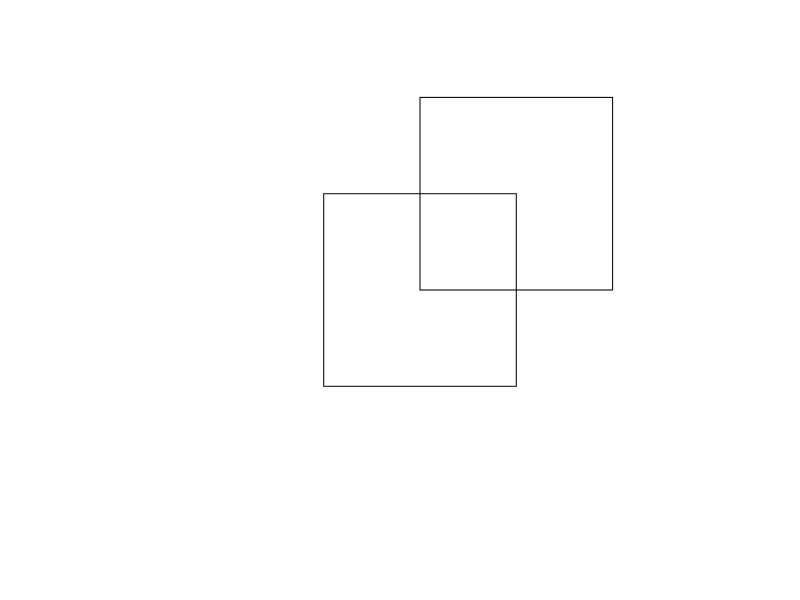
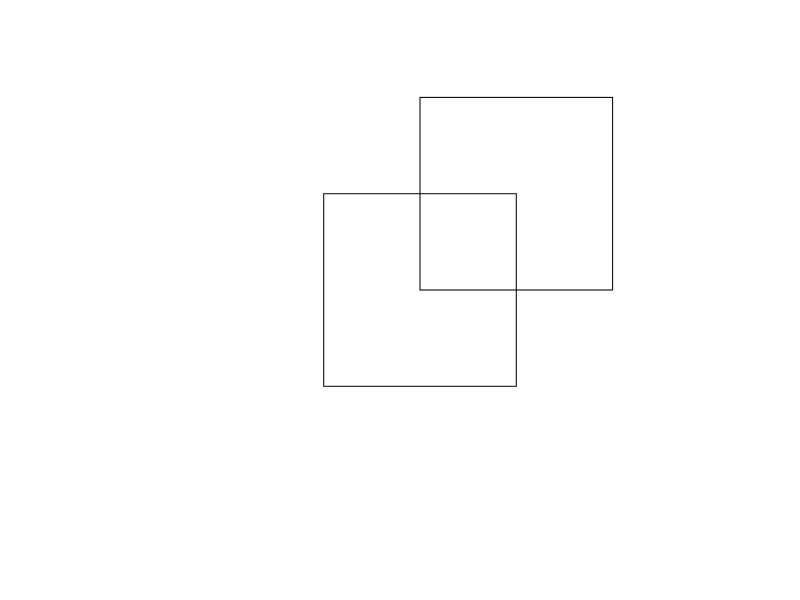

The R script that drew these images, in order:
## ---- chunk 1
options(htmltools.dir.version = FALSE)
## ---- chunk 2
library(sf)
coords_1 =  
  matrix(data = c(0, 0, 1, 0, 1, 1, 0, 1, 0, 0),
         ncol = 2, byrow = TRUE)
coords_2 =
  matrix(data = c(-0.5, -0.5, 0.5, -0.5, 0.5, 0.5, 
                  -0.5, 0.5, -0.5, -0.5),
         ncol = 2, byrow = TRUE)

poly_1 =
  st_polygon(list((coords_1))) %>%
  st_sfc %>%
  st_sf
poly_2 =
  st_polygon(list((coords_2))) %>%
  st_sfc %>%
  st_sf
plot(poly_1$geometry, xlim = c(-1, 1), ylim = c(-1, 1))
plot(poly_2$geometry, add = TRUE)
## ---- chunk 3
plot(poly_1$geometry, xlim = c(-1, 1), ylim = c(-1, 1))
plot(poly_2$geometry, add = TRUE)
